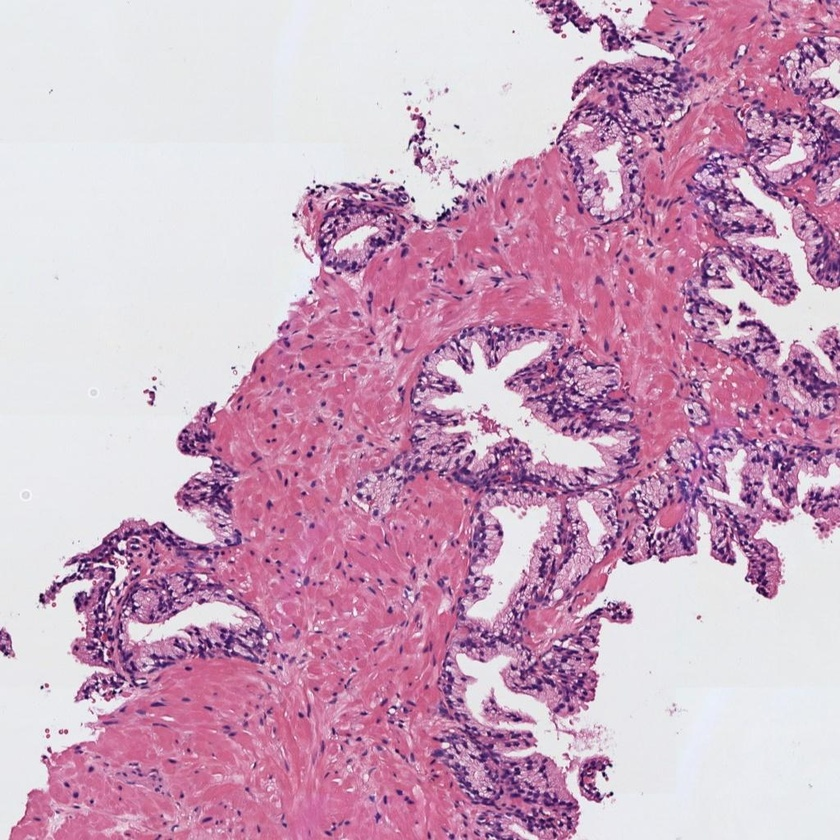
#> input picture histo_1.jpg, 840 x 840 px, shrunk from 1024 x 1024 before the run
$ jupyter execute examenPractico.ipynb
#> lines starting #> are read from the running program, lines starting #| are printed output that depends on the picture; after the words box and inside, x2 and y2 are one past the last pixel; in counts of white or black regions, pixels touching at a corner belong together
## Examen Practico - Segundo Parcial

#### 0) Cargar una de las imágenes histológicas

[cell 1]
import skimage.io as io
import matplotlib.pyplot as plt
from skimage import img_as_float

# 1. Leer la imagen 'histo_1.jpg'
nombre_imagen = 'histo_1.jpg'
img = io.imread(nombre_imagen)
#> img is the input picture: shape (840, 840, 3); mean R, G, B 205, 166.3, 191.6

# 2. Normalizar la imagen para que los píxeles estén en el rango [0, 1]
# img_as_float convierte automáticamente los valores (que van de 0 a 255) a decimales entre 0 y 1
img_norm = img_as_float(img)

# Alternativamente, también podías hacer simplemente: img_norm = img / 255.0

# 3. Visualizar la imagen
plt.figure(figsize=(8, 8))
plt.imshow(img_norm)
plt.title(f"Imagen original normalizada: {nombre_imagen}")
plt.axis('off') # Quitamos los ejes para que se vea más limpio
plt.show()

# Opcional: imprimir los valores máximo y mínimo para comprobar que la normalización funcionó
print(f"Valor mínimo del píxel: {img_norm.min()}")
#| Valor mínimo del píxel: 0.0
print(f"Valor máximo del píxel: {img_norm.max()}")
#| Valor máximo del píxel: 1.0

#### 1) Realizar una transformación de color para convertir la imagen al espacio de color CMYK

[cell 2]
import numpy as np

# 1. Transformación al espacio CMYK (extrayendo solo lo necesario para el Magenta)
# Extraemos el canal Verde (G) de nuestra imagen normalizada
G = img_norm[:, :, 1]
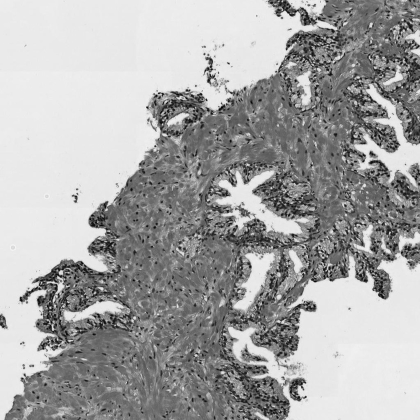
#> G: shape (840, 840) float64 (shown at 1/2 size); min 0, max 0.973, mean 0.652

# Calculamos el canal K (Key/Black)
# K es 1 menos el valor máximo de los 3 canales (R, G, B) a lo largo del eje del color (axis=2)
K = 1 - np.max(img_norm, axis=2)

# Inicializamos el canal Magenta (M) con ceros (del mismo tamaño que K)
M = np.zeros_like(K)

# 2. Extraer la componente magenta
# Creamos una máscara booleana para evitar dividir por cero (donde K es exactamente 1)
mask = K < 1
#> mask: shape (840, 840) bool; every value is 1

# Aplicamos la fórmula del Magenta solo donde K es menor a 1
M[mask] = (1 - G[mask] - K[mask]) / (1 - K[mask])
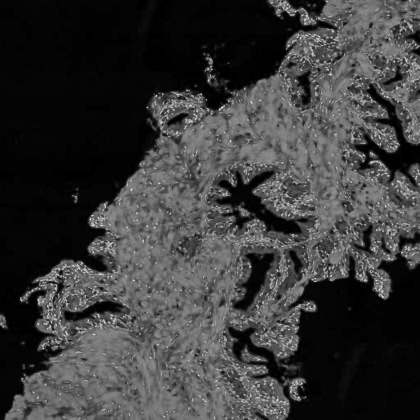
#> M: shape (840, 840) float64 (shown at 1/2 size); min 0, max 1, mean 0.229

# 3. Visualizar la imagen del canal magenta
plt.figure(figsize=(8, 8))
# Usamos cmap='gray' para ver la intensidad.
# Las zonas más blancas representan una mayor concentración de Magenta (tejido).
# Las zonas negras son ausencia de Magenta (fondo y lúmenes).
plt.imshow(M, cmap='gray')
plt.title("Canal Magenta (Componente Tisular)")
plt.colorbar(shrink=0.8, label="Intensidad de Magenta")
plt.axis('off')
plt.show()
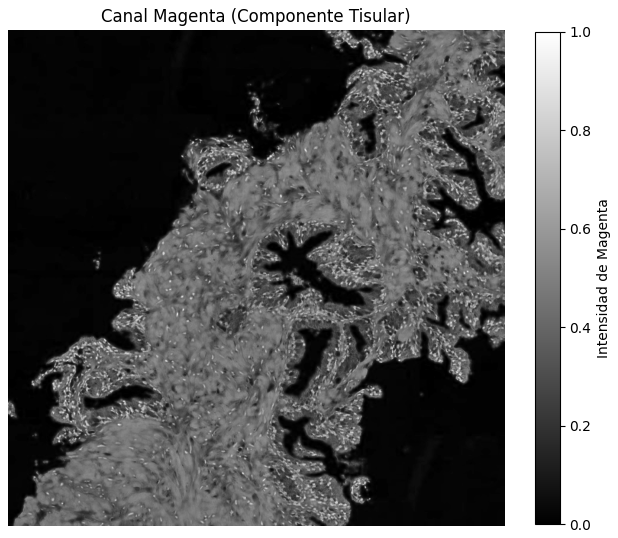
#> figure drawn by matplotlib, 2 panels

#### 2) Umbralizar la imagen para separar los píxeles del fondo de la región tisular

[cell 3]
import numpy as np
import cv2 # Asegúrate de tener OpenCV instalado, es el estándar para filtros con tamaños exactos
from skimage.filters import threshold_otsu
import matplotlib.pyplot as plt

# 1. Convertir la imagen del canal Magenta a formato "uint8" (rango [0-255])
# Multiplicamos por 255 y forzamos el tipo de dato a uint8
M_uint8 = np.uint8(M * 255)

# 2. Aplicar un filtro gaussiano de tamaño 5x5
# cv2.GaussianBlur recibe la imagen, el tamaño del kernel (5, 5) y la desviación estándar (0 deja que la calcule en base al kernel)
M_blur = cv2.GaussianBlur(M_uint8, (5, 5), 0)

# 3. Calcular el umbral usando el método de Otsu
# Otsu encuentra matemáticamente el punto perfecto para separar los píxeles claros de los oscuros
umbral = threshold_otsu(M_blur)
#> umbral = 55

# 4. Crear la máscara binaria
# Recuerda: En nuestro canal Magenta, el tejido es "blanco" (valores altos)
# y los lúmenes/fondo son "negros" (valores bajos).
# El ingeniero pide que lumen y background sean 1s, y el tejido 0.
# Por lo tanto, todo lo que sea MENOR al umbral será 1, y lo MAYOR o IGUAL será 0.
mascara_fondo_lumen = (M_blur < umbral).astype(np.uint8)
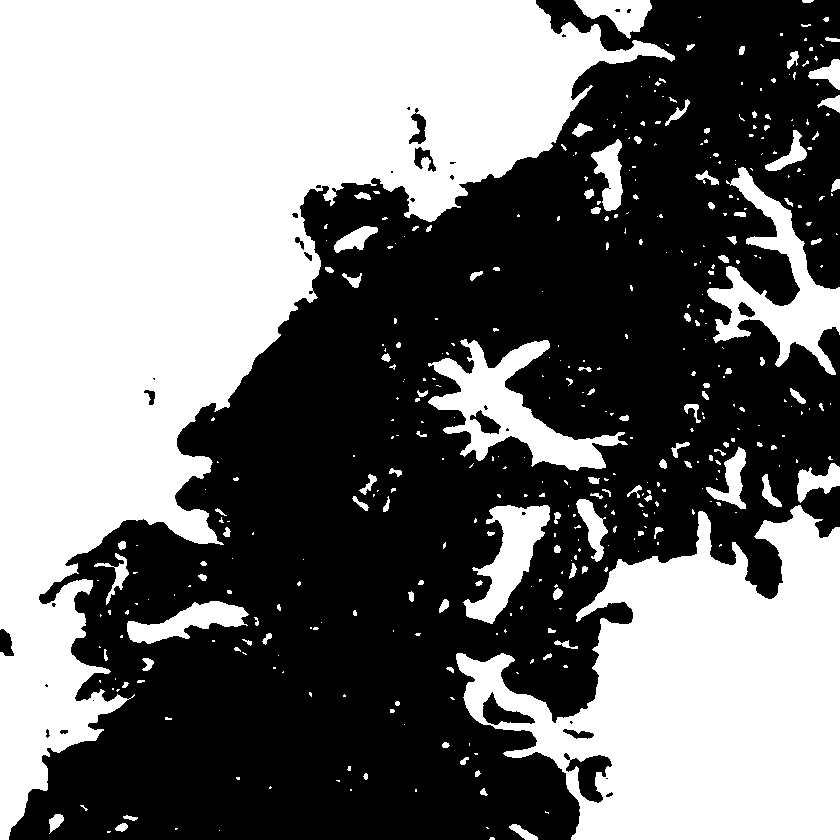
#> mascara_fondo_lumen: shape (840, 840); values 0 (black) and 1 (white), 47.1% white; 415 white regions (288 under 20 px), largest, box (x1, y1, x2, y2) and area: (0, 0, 675, 840) 214791, (456, 505, 840, 840) 76744, (428, 339, 628, 471) 9116

# 5. Visualizar la máscara resultante
plt.figure(figsize=(8, 8))
plt.imshow(mascara_fondo_lumen, cmap='gray')
plt.title("Máscara: Lumen y Background (1 - Blanco) vs Tejido (0 - Negro)")
plt.axis('off')
plt.show()

#### 3) Limpiar la imagen eliminando los artefactos de lumen (objetos blancos pequeños que no son lúmenes)

[cell 4]
from skimage import morphology
import matplotlib.pyplot as plt
import numpy as np

# 1. Convertir la máscara anterior a formato booleano
# Lo que era 1 pasa a ser True (blanco) y lo que era 0 pasa a ser False (negro)
mascara_bool = mascara_fondo_lumen.astype(bool)

# 2. Eliminar objetos pequeños (artefactos)
# Le decimos que cualquier mancha blanca con área menor a 300 píxeles, la borre (la vuelva negra)
mascara_limpia_bool = morphology.remove_small_objects(mascara_bool, min_size=300)
#> mascara_limpia_bool: shape (840, 840) bool; 45.9% white; 15 white regions, largest, box (x1, y1, x2, y2) and area: (0, 0, 675, 840) 214782, (456, 505, 840, 840) 76744, (428, 339, 628, 471) 9116

# (Opcional pero recomendable) Volvemos a convertirla a 0s y 1s para seguir trabajando con números
mascara_limpia = mascara_limpia_bool.astype(np.uint8)

# 3. Visualizar la máscara resultante
plt.figure(figsize=(8, 8))
plt.imshow(mascara_limpia, cmap='gray')
plt.title("Máscara sin artefactos (Área >= 300 píxeles)")
plt.axis('off')
plt.show()

#### 4) Rellenar con 0s el fondo de la imagen para quedarnos únicamente con los lúmenes

[cell 5]
from skimage.segmentation import flood_fill
import matplotlib.pyplot as plt
import numpy as np

# --- FUNCIÓN AUTOMÁTICA PARA ENCONTRAR SEMILLAS (EL BONUS) ---
def encontrar_semillas_fondo(mascara, num_semillas=2):
    """
    Busca automáticamente coordenadas (semillas) en el fondo de la imagen.
    Asume que el fondo toca los bordes de la imagen.
    """
#> called with num_semillas = 2
    semillas = []
    filas, columnas = mascara.shape

    # Estrategia 1: Revisar las 4 esquinas (casi siempre son fondo puro)
    esquinas = [(0, 0), (0, columnas-1), (filas-1, 0), (filas-1, columnas-1)]
    for f, c in esquinas:
        if mascara[f, c] == 1: # Si es blanco, es candidato a ser fondo
            semillas.append((f, c))
            if len(semillas) == num_semillas:
                return semillas
#> after the loop, semillas = [(0, 0), (839, 0)]

    # Estrategia 2 (Respaldo): Si las esquinas estaban tapadas por tejido, barremos el borde superior e inferior
    for c in range(columnas):
        if mascara[0, c] == 1 and (0, c) not in semillas:
            semillas.append((0, c))
        if len(semillas) == num_semillas: return semillas

        if mascara[filas-1, c] == 1 and (filas-1, c) not in semillas:
            semillas.append((filas-1, c))
        if len(semillas) == num_semillas: return semillas

    return semillas

# 1. Encontrar las semillas automáticamente
semillas_fondo = encontrar_semillas_fondo(mascara_limpia, num_semillas=2)
#> semillas_fondo = [(0, 0), (839, 0)]
print(f"Puntos extras asegurados. Semillas encontradas en: {semillas_fondo}")
#| Puntos extras asegurados. Semillas encontradas en: [(0, 0), (839, 0)]

# 2. Aplicar el algoritmo de expansión (flood_fill)
# Hacemos una copia para no sobreescribir la anterior
mascara_lumenes = mascara_limpia.copy()

# Rellenamos de 0 (negro) el fondo a partir de cada semilla encontrada
for semilla in semillas_fondo:
    mascara_lumenes = flood_fill(mascara_lumenes, seed_point=semilla, new_value=0)
#> this loop made 2 passes

# 3. Visualizar la máscara resultante
plt.figure(figsize=(8, 8))
plt.imshow(mascara_lumenes, cmap='gray')
plt.title("Lúmenes aislados (Fondo eliminado)")
plt.axis('off')
plt.show()

#### 5) Rellenar los objetos de los lúmenes

[cell 6]
import scipy.ndimage as ndi
import matplotlib.pyplot as plt

# 1. Rellenar los huecos dentro de los lúmenes
# La función buscará cualquier área negra que esté completamente rodeada de blanco
# y la pintará de blanco.
mascara_rellena = ndi.binary_fill_holes(mascara_lumenes)
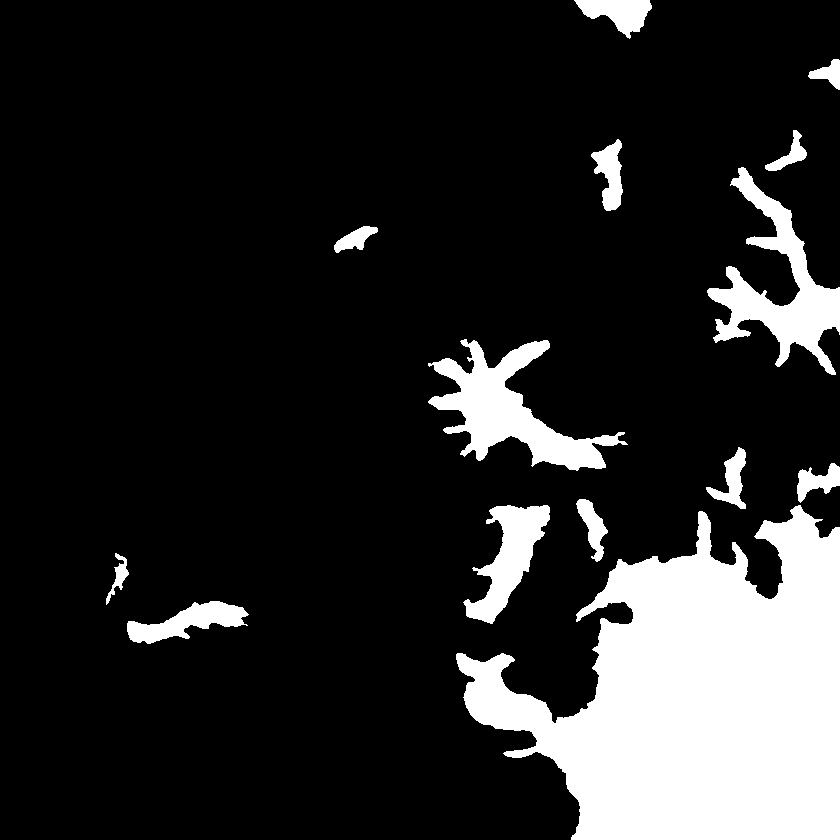
#> mascara_rellena: shape (840, 840) bool; 15.8% white; 14 white regions, largest, box (x1, y1, x2, y2) and area: (456, 505, 840, 840) 78768, (428, 339, 628, 471) 9480, (707, 167, 840, 375) 8806

# 2. Visualizar la máscara resultante
plt.figure(figsize=(8, 8))
plt.imshow(mascara_rellena, cmap='gray')
plt.title("Lúmenes rellenados (sin huecos internos)")
plt.axis('off')
plt.show()

#### 6) Detectar y dibujar los contornos de los lúmenes sobre la imagen original

[cell 7]
import cv2
import numpy as np
import matplotlib.pyplot as plt

# 1. Asegurarnos de tener la imagen original en formato uint8 (0-255) para dibujar sobre ella.
# Si img_norm es float [0,1], la convertimos de vuelta. Si 'img' ya existía del paso 0, úsala.
# Asumiremos que tenemos img_norm del paso 0.
if img_norm.dtype != np.uint8:
    image_base = (img_norm * 255).astype(np.uint8)
else:
    image_base = img_norm.copy()

# 2. Convertir la máscara booleana (True/False) a uint8 (0 / 255)
# cv2.findContours necesita estrictamente una imagen de 8 bits donde 255 es blanco.
mask_to_draw = (mascara_rellena * 255).astype(np.uint8)
#> mask_to_draw: shape (840, 840); 15.8% white; 14 white regions

# 3. Detectar los contornos
# cv2.RETR_EXTERNAL: solo busca contornos externos (ideal, ya rellenamos huecos internos)
# cv2.CHAIN_APPROX_SIMPLE: comprime los segmentos para ahorrar memoria
cnts, _ = cv2.findContours(mask_to_draw, cv2.RETR_EXTERNAL, cv2.CHAIN_APPROX_SIMPLE)
#> cnts = 14 contours; largest, box (x1, y1, x2, y2) and area: (456, 505, 840, 840) 77836, (428, 339, 628, 471) 9054, (707, 167, 840, 375) 8354, (463, 505, 550, 624) 4222, (127, 601, 249, 644) 2313

print(f"Número de lúmenes detectados: {len(cnts)}")
#| Número de lúmenes detectados: 14

# 4. Dibujar los contornos sobre la imagen original RGB
color_azul = (0, 0, 255) # Green en RGB (suponiendo que skimage leyó como RGB)
grosor_linea = 2          # Para que sea perfectamente visible

# cv2.drawContours(imagen_destino, lista_contornos, indice_contorno (-1 todos), color, grosor)
img_overlay = image_base.copy()
cv2.drawContours(img_overlay, cnts, -1, color_azul, grosor_linea)
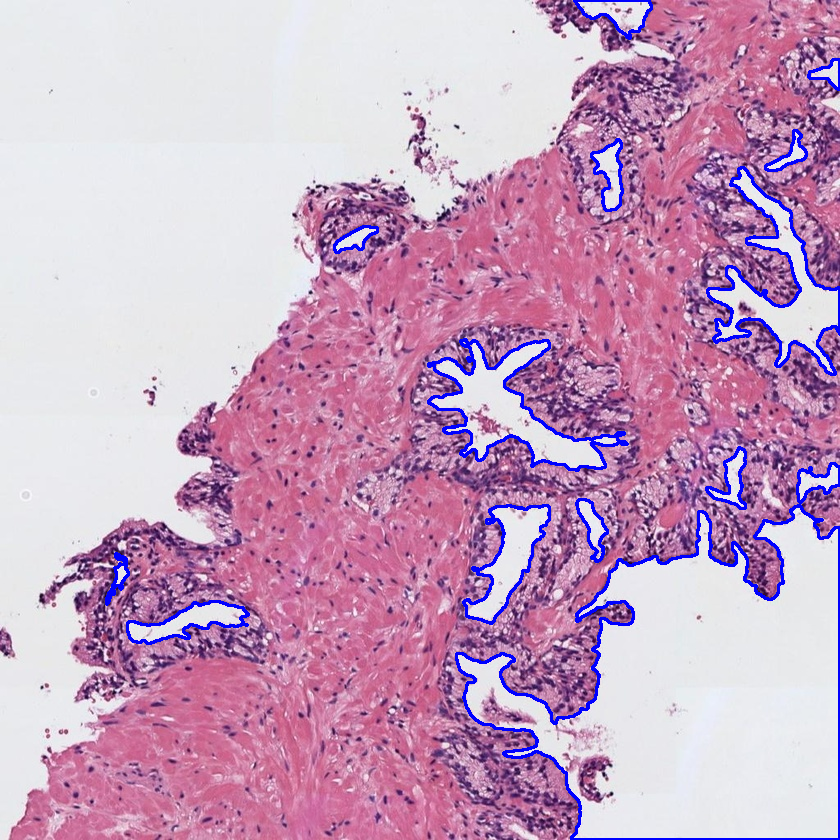
#> img_overlay: shape (840, 840, 3); mean R, G, B 199.1, 161.3, 193.1

# 5. Visualizar la imagen superpuesta
plt.figure(figsize=(10, 10))
plt.imshow(img_overlay)
plt.title(f"Visualización de Contornos Avistados ({len(cnts)} lúmenes)")
plt.axis('off')
plt.show()

#### 7) Identificar y cropear el lumen más grande

[cell 8]
import cv2
import numpy as np
import matplotlib.pyplot as plt

# Asumimos que venimos con la lista de contornos 'cnts' del paso anterior
# y la imagen original 'img' (o 'img_overlay' para referencia, pero mejor la original 'img')

if len(cnts) > 0:
    # 1. Determinar cuál es el lumen de mayor área
    # Usamos una "list comprehension" para calcular el área de cada contorno en 'cnts'
    areas = [cv2.contourArea(c) for c in cnts]
#> areas = [2313, 304, 77836, 4222.5, 814, 805.5, 918.5, 9053.5, 537, 8354.5, 1193, 517, 441, 1540]

    # Encontramos el índice del área máxima
    indice_max = np.argmax(areas)
#> indice_max = 2
    area_max = areas[indice_max]
#> area_max = 77836

    print(f"Número de lúmenes analizados: {len(areas)}")
#| Número de lúmenes analizados: 14
    print(f"Índice del lumen más grande: {indice_max}")
#| Índice del lumen más grande: 2
    print(f"Área del lumen más grande (en píxeles cuadrados): {area_max:.2f}")
#| Área del lumen más grande (en píxeles cuadrados): 77836.00

    largest_contour = cnts[indice_max]
#> largest_contour = contour of 671 points, box (x1, y1, x2, y2) (456, 505, 840, 840), area 77836

    # 2. Hacer un crop del mismo sobre la imagen original RGB
    # Primero obtenemos el "Bounding Box" (caja delimitadora) del contorno más grande
    # x,y son coordenadas superiores izquierdas; w,h son ancho y alto
    x, y, w, h = cv2.boundingRect(largest_contour)
#> x = 456; y = 505; w = 384; h = 335

    print(f"Coordenadas del Crop: (x={x}, y={y}), Ancho={w}, Alto={h}")
#| Coordenadas del Crop: (x=456, y=505), Ancho=384, Alto=335

    # Realizamos el crop (recorte) usando NumPy slicing sobre la imagen base
    # IMPORTANTE: En NumPy las coordenadas son [fila_inicial:fila_final, col_inicial:col_final]
    # lo cual corresponde a [y:y+h, x:x+w]
    lumen_cropeado = image_base[y:y+h, x:x+w, :]
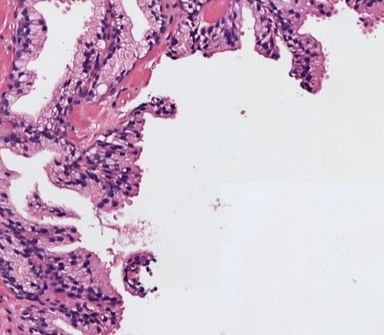
#> lumen_cropeado: shape (335, 384, 3); mean R, G, B 207.6, 185.2, 204.9

    # 3. Visualizar el lumen cropeado
    plt.figure(figsize=(6, 6))
    plt.imshow(lumen_cropeado)
    plt.title(f"Lumen más grande (ID: {indice_max}, Área: {area_max:.1f}px²)")
    plt.axis('off')
    plt.show()

else:
    print("Error: No se detectaron lúmenes en los pasos anteriores.")

#### 8) Extraer 13 características geométricas que permitan caracterizar el lumen recortado

[cell 9]
import math
import numpy as np
import cv2
from skimage.measure import regionprops

# 1. Crear una máscara binaria aislada solo para este lumen cropeado
# Usamos las variables h, w, x, y, y largest_contour del paso 7
mask_lumen_crop = np.zeros((h, w), dtype=np.uint8)

# Desplazamos los puntos del contorno para que coincidan con el origen (0,0) del recorte
contorno_desplazado = largest_contour - [x, y]
#> contorno_desplazado = 671 rows, first 8: [342, 0], [341, 1], [339, 1], [336, 4], [335, 4], [334, 5], [334, 6], [335, 7]
cv2.drawContours(mask_lumen_crop, [contorno_desplazado], -1, 1, cv2.FILLED)
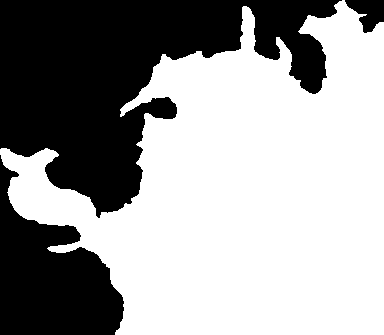
#> mask_lumen_crop: shape (335, 384); values 0 (black) and 1 (white), 61.2% white; 3 black regions, box (x1, y1, x2, y2) and area: (0, 0, 342, 218) 36748, (0, 155, 124, 335) 12343, (345, 0, 384, 33) 781

# 2. Extraer las propiedades con scikit-image
# regionprops analiza las regiones etiquetadas (valores > 0)
propiedades = regionprops(mask_lumen_crop)[0]

# 3. Asignar las características a variables manejando la compatibilidad de versiones de skimage
area = propiedades.area
#> area = 78768
bbox_area = propiedades.bbox_area
#> bbox_area = 128640
convex_area = propiedades.convex_area
#> convex_area = 100625
eccentricity = propiedades.eccentricity
#> eccentricity = 0.522
# Para algunas versiones antiguas los nombres de los atributos cambian, usamos getattr por seguridad
equivalent_diameter = getattr(propiedades, 'equivalent_diameter_area', getattr(propiedades, 'equivalent_diameter', 0))
#> equivalent_diameter = 316.7
extent = propiedades.extent
#> extent = 0.612
feret_diameter = getattr(propiedades, 'feret_diameter_max', 0)
#> feret_diameter = 426.2
major_axis = getattr(propiedades, 'axis_major_length', getattr(propiedades, 'major_axis_length', 0))
#> major_axis = 370.1
minor_axis = getattr(propiedades, 'axis_minor_length', getattr(propiedades, 'minor_axis_length', 0))
#> minor_axis = 315.7
orientation = propiedades.orientation
#> orientation = -1.05
perimeter = propiedades.perimeter
#> perimeter = 2061.9
solidity = propiedades.solidity
#> solidity = 0.783

# Calcular la Compacidad matemáticamente
if perimeter > 0:
    compactness = (4 * math.pi * area) / (perimeter ** 2)
#> compactness = 0.233
else:
    compactness = 0.0

# 4. Imprimir resultados redondeados al cuarto decimal usando f-strings
print("--- CARACTERÍSTICAS GEOMÉTRICAS DEL LUMEN ---")
print(f"1) Área: {area:.4f}")
#| 1) Área: 78768.0000
print(f"2) Área de la bounding box: {bbox_area:.4f}")
#| 2) Área de la bounding box: 128640.0000
print(f"3) Área convexa: {convex_area:.4f}")
#| 3) Área convexa: 100625.0000
print(f"4) Excentricidad: {eccentricity:.4f}")
#| 4) Excentricidad: 0.5217
print(f"5) Diámetro equivalente: {equivalent_diameter:.4f}")
#| 5) Diámetro equivalente: 316.6868
print(f"6) Extensión: {extent:.4f}")
#| 6) Extensión: 0.6123
print(f"7) Diámetro Feret: {feret_diameter:.4f}")
#| 7) Diámetro Feret: 426.2405
print(f"8) Longitud del eje mayor: {major_axis:.4f}")
#| 8) Longitud del eje mayor: 370.0753
print(f"9) Longitud del eje menor: {minor_axis:.4f}")
#| 9) Longitud del eje menor: 315.7182
print(f"10) Orientación: {orientation:.4f}")
#| 10) Orientación: -1.0492
print(f"11) Perímetro: {perimeter:.4f}")
#| 11) Perímetro: 2061.8936
print(f"12) Solidez: {solidity:.4f}")
#| 12) Solidez: 0.7828
print(f"13) Compacidad: {compactness:.4f}")
#| 13) Compacidad: 0.2328
